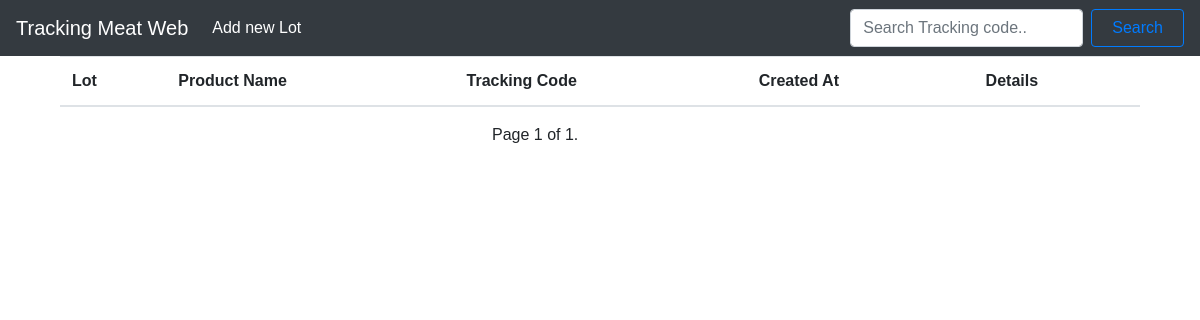
Before: /home/ (signed in) with the older database file.
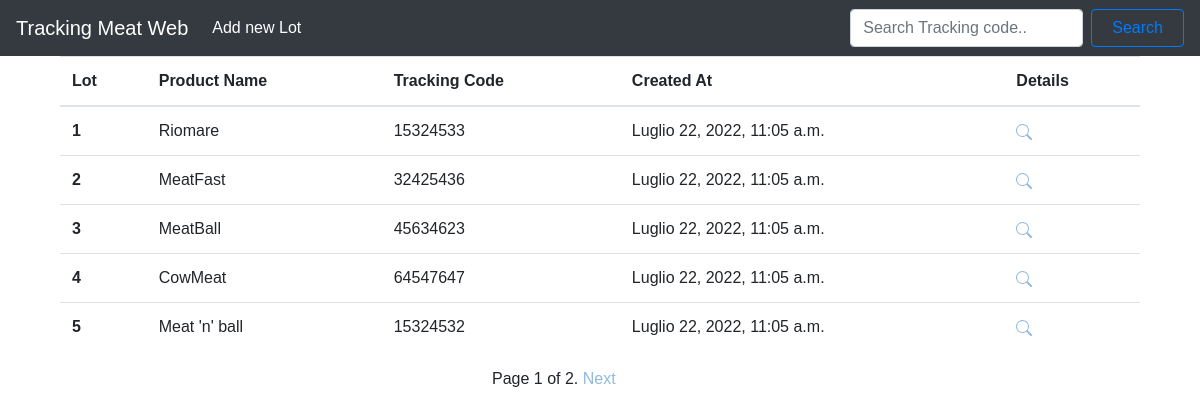
After: the same page with the newer database file.
### trackingPlatform/models.py (models this page shows, shortened)
class Lot(models.Model):
    created_by = models.ForeignKey(settings.AUTH_USER_MODEL, on_delete=models.DO_NOTHING)
    product_name = models.CharField(max_length=200)
    description = models.TextField()
    created_at = models.DateTimeField(default=timezone.now())
    track_code = models.CharField(max_length=8, default=None, null=True)
    txId = models.CharField(max_length=32, default=None, null=True)

### trackingPlatform/views.py (the view)
# urls.py: path('home/', home, name='home'),
def home(request):
    search = request.POST.get('search')
    if request.user.is_authenticated:
        if search == '' or search is None:
            lots_obj = Lot.objects.all()
            paginator = Paginator(lots_obj, 5)
            page = request.GET.get('page')
            try:
                lots = paginator.page(page)
            except PageNotAnInteger:
                lots = paginator.page(1)
            except EmptyPage:
                lots = paginator.page(paginator.num_pages)
        else:
            lots_obj = Lot.objects.filter(track_code=search)
            paginator = Paginator(lots_obj, 1)
            page = 1
            lots = paginator.page(page)
        return render(request, 'trackingPlatform/home.html', {'lots': lots, 'page': page})
    return render(request, 'trackingPlatform/login.html')

### trackingPlatform/templates/trackingPlatform/home.html (shortened to what this page needs)
{% extends 'trackingPlatform/base.html' %}
{% block content %}
<table class="table">
  <thead>
    <tr>
      <th scope="col">Lot</th>
      <th scope="col">Product Name</th>
      <th scope="col">Tracking Code</th>
      <th scope="col">Created At</th>
      <th scope="col">Details</th>
    </tr>
  </thead>
  <tbody>
  {% for lot in lots %}
    <tr>
      <th scope="row">{{lot.pk}}</th>
      <td class="field">{{lot.product_name}}</td>
      <td class="field">{{lot.track_code}}</td>
      <td class="field">{{lot.created_at}}</td>
      <td class="field"><a href="{% url 'lot_details' pk=lot.pk %}" class="top-menu">
        </a></td>
    </tr>
  {% endfor %}
  </tbody>
</table>
<div class="pagination">
 <span class="step-links">
   <span class="current">
     Page {{ lots.number }} of {{ lots.paginator.num_pages }}.
   </span>
     {% if lots.has_next %}
       <a href="?page={{ lots.next_page_number }}">Next</a>
     {% endif %}
 </span>
</div>
{% endblock %}

### trackingPlatform/templates/trackingPlatform/base.html (shortened to what this page needs)
{% load static %}
<!DOCTYPE html>
<html lang="en">
<head>
    <link rel="stylesheet"
                  href="https://cdn.jsdelivr.net/npm/bootstrap@4.5.3/dist/css/bootstrap.min.css"
>
            <link rel="stylesheet"
                  href="{% static 'css/trackingPlatform.css' %}">
</head>
<body>
<nav class="navbar navbar-expand navbar-dark bg-dark">
  <a class="navbar-brand" href="{% url 'home' %}">Tracking Meat Web</a>
    {% if user.is_authenticated and 'home' in request.path %}
    <div class="collapse navbar-collapse" id="navbarSupportedContent">
    <ul class="navbar-nav mr-auto">
      <li class="nav-item">
          {% if user.is_superuser%}
        <a class="nav-link active" href="{% url 'new_lot' %}">Add new Lot</a>
          {% endif %}
      </li>
    </ul>
        </div>
    <form class="form-inline my-2 my-lg-0" method="POST">
      <input name="search" class="form-control mr-sm-2" type="search" placeholder="Search Tracking code.." aria-label="Search">
      <button  class="btn btn-outline-primary my-2 my-sm-0" type="submit">Search</button>
    </form>
    {% endif %}
</nav>
{% block content %}
{% endblock %}
</body>
</html>

### trackingPlatform/static/css/trackingPlatform.css (style rules this page uses)
body { font-family: "Poppins", sans-serif; height: 100vh; }
a { color: #92badd; display:inline-block; text-decoration: none; font-weight: 400; }
.table { max-width:90%; margin-left: auto; margin-right: auto; }
.col-6, .field { -moz-hyphens:auto; -ms-hyphens:auto; -webkit-hyphens:auto; hyphens:auto; word-wrap:break-word; margin-left: -6px; }
.btn { margin-top:30px; padding-right:20px; padding-left:20px; }
.pagination { margin: auto; width: 18%; }

Changed rows visible on the page:
added Lot: pk "1", product_name "Riomare", track_code "15324533", created_at "Luglio 22, 2022, 11:05 a.m."
added Lot: pk "2", product_name "MeatFast", track_code "32425436", created_at "Luglio 22, 2022, 11:05 a.m."
added Lot: pk "3", product_name "MeatBall", track_code "45634623", created_at "Luglio 22, 2022, 11:05 a.m."
added Lot: pk "4", product_name "CowMeat", track_code "64547647", created_at "Luglio 22, 2022, 11:05 a.m."
added Lot: pk "5", product_name "Meat 'n' ball", track_code "15324532", created_at "Luglio 22, 2022, 11:05 a.m."
Other visible differences:
{{ lots.paginator.num_pages }}: "1" → "2"
text now shown: "Next"
